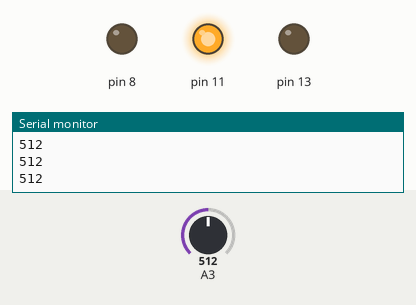
Simulated run of this sketch. Board: Arduino Uno, built with avr-gcc and run on an emulated ATmega328P. Shown: output pins drawn as LEDs (lit = HIGH), the last lines printed to the serial monitor. The inputs (shaded band) are chosen by the test bench; at power-on: A3 = 512.

Above: at 1.2 s.
1.3 s: A3 set to 104
2.8 s: A3 set to 94
At 3.6 s:
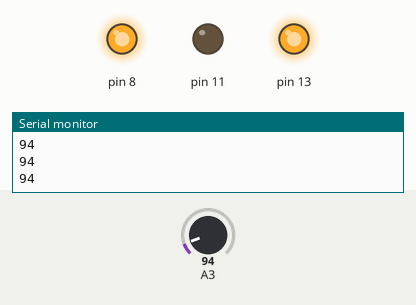
4.3 s: A3 set to 110
At 5.0 s:
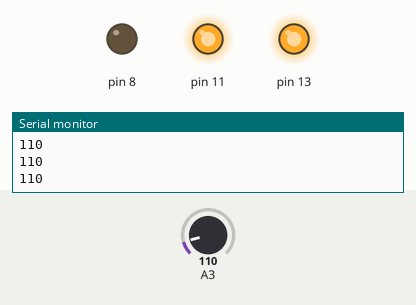
5.8 s: A3 set to 90
At 6.4 s:
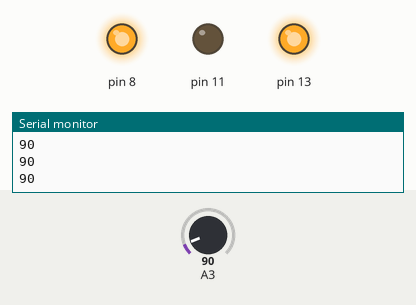
7.3 s: A3 set to 122
At 7.9 s:
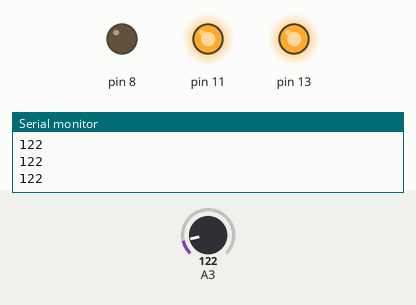
Timing chart, 0 to 9.8 s (numbered marks = the images above; inputs shaded):
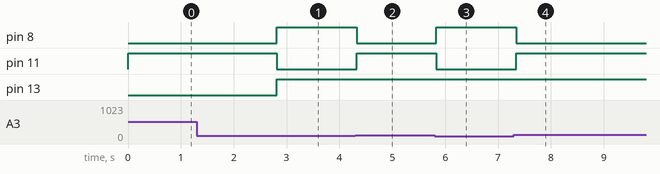

The sketch:

soil_moisture1.ino
```cpp
// isravel
//
int soil = 0;

void setup()
{
  pinMode(A3, INPUT);
  Serial.begin(9600);
  pinMode(13, OUTPUT);
  pinMode(8, OUTPUT);
  pinMode(11, OUTPUT);
}

void loop()
{
  soil = analogRead(A3);
  Serial.println(soil);
  if (soil < 100) {
    digitalWrite(13, HIGH);
    digitalWrite(8, HIGH);
    digitalWrite(11, LOW);
  } else {
    digitalWrite(3, LOW);
    digitalWrite(8, LOW);
    digitalWrite(11, HIGH);
  }
  delay(50); // if you want improve simulation performance Delay
}
```

Measured:
- the behaviour switches between 100 and 99 on A3 (found by bisection; images 0 and 1)
- after the input at 2.8 s, pin 8, pin 13: LOW → HIGH at once; pin 11: HIGH → LOW at once
- after the input at 4.3 s, pin 8: HIGH → LOW at once; pin 11: LOW → HIGH at once
- after the input at 5.8 s, pin 8: LOW → HIGH at once; pin 11: HIGH → LOW at once
- after the input at 7.3 s, pin 8: HIGH → LOW at once; pin 11: LOW → HIGH at once
